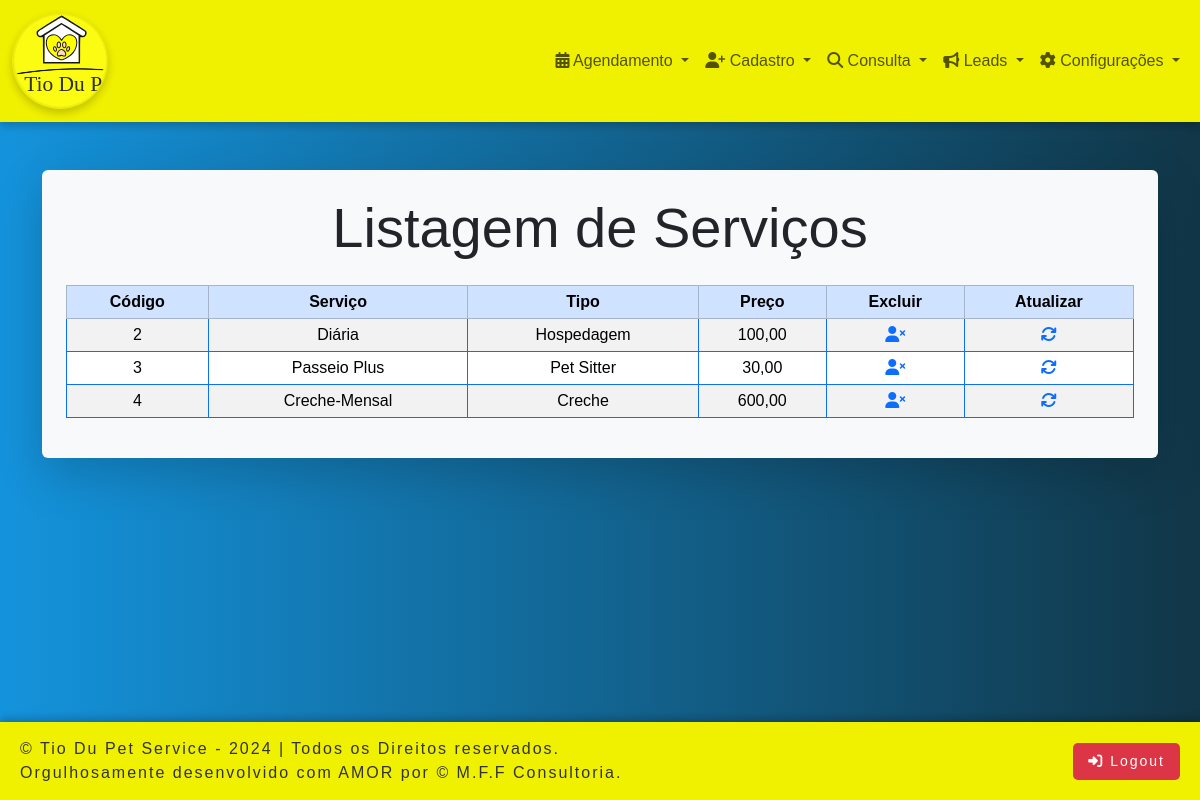
The app's page /office/servico_listar.php (signed in) with its own data.
### tables this page shows
CREATE TABLE `servico` (
  `id` int(10) NOT NULL,
  `servico` varchar(50) NOT NULL,
  `tipo` varchar(50) NOT NULL,
  `preco` decimal(10,2) NOT NULL
);

### office/servico_listar.php (the view, shortened to what this page needs)
<?php
include 'office_header.php';
?>
<head>
</head>
<body>
<?php
include 'conexaoAction.php';
echo '
<section>
    <div class="container mt-5">
        <div class="form-container shadow-lg p-4 rounded">
            <h1 class="text-center mb-4 display-4">Listagem de Serviços</h1>
            <table class="table table-sm table-striped table-hover table-bordered border-primary rounded">
                <thead class="table-primary text-center">
                    <tr>
                        <th>Código</th>
                        <th>Serviço</th>
                        <th>Tipo</th>
                        <th>Preço</th>
                        <th>Excluir</th>
                        <th>Atualizar</th>
                    </tr>
                </thead>
                <tbody class="text-center">';
$sql = "SELECT * FROM servico";
$resultado = $conexao->query($sql);
if ($resultado != null) {
    foreach ($resultado as $linha) {
        echo '<tr>';
        echo '<td>' . $linha['id'] . '</td>';
        echo '<td>' . $linha['servico'] . '</td>';
        echo '<td>' . $linha['tipo'] . '</td>';
        echo '<td>' . number_format($linha['preco'], 2, ',', '.') . '</td>';
        echo '<td>
                <a href="servico_excluir.php?id=' . $linha['id'] .
                     '&servico=' . $linha['servico'] .
                     '&tipo=' . $linha['tipo'] .
                     '&preco=' . $linha['preco'] . '">
                    <i class="fa fa-user-times"></i>
                </a>
              </td>';
        echo '<td>
                <a href="servico_atualizar.php?id=' . $linha['id'] .
                     '&servico=' . $linha['servico'] .
                     '&tipo=' . $linha['tipo'] .
                     '&preco=' . $linha['preco'] . '">
                    <i class="fa fa-refresh"></i>
                </a>
              </td>';
        echo '</tr>';
    }
}
echo '          </tbody>
            </table>
        </div>
    </div>
</section>';
?>
            <div style="height: 6vh;"></div>
</body>
<?php
include 'footer.php';
?>
</html>

### office/office_style.css (style rules this page uses)
.form-container { width: 100%; background-color: #f8f9fa; padding: 30px; border-radius: 10px; box-shadow: 0px 4px 12px rgba(0, 0, 0, 0.1); }

### office/office_header.php (style rules this page uses)
body { background: linear-gradient(to right, rgb(20, 147, 220), rgb(17, 54, 71)); margin: 0; font-family: sans-serif; font-size: 1rem; }

### office/footer.php (style rules this page uses)
body, html { height: 100%; display: flex; flex-direction: column; margin: 0; }

### records on screen
servico: id "2", servico "Diária", tipo "Hospedagem", preco "100,00"
servico: id "3", servico "Passeio Plus", tipo "Pet Sitter", preco "30,00"
servico: id "4", servico "Creche-Mensal", tipo "Creche", preco "600,00"
